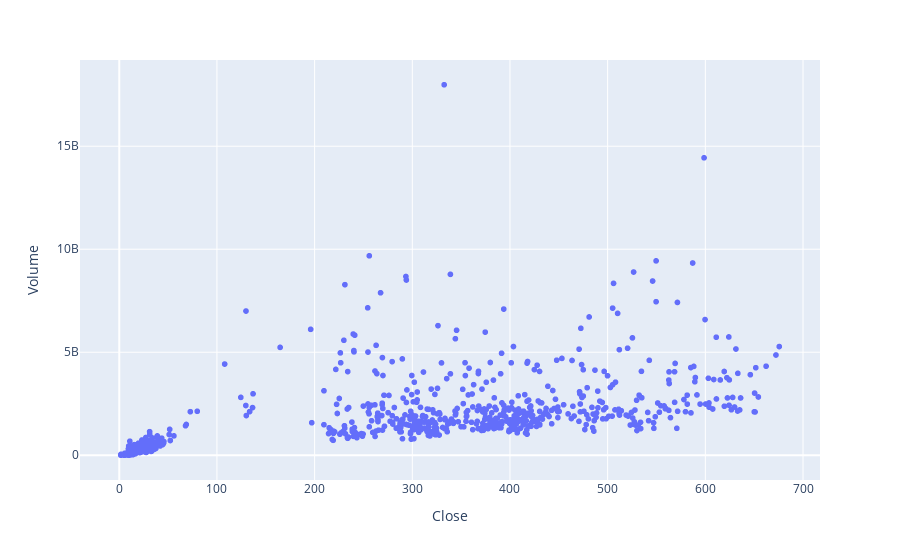

The cell this chart's notebook holds for it:
### Code cell
# ¿Qué tanto se comercia (volumen) cuando el precio de BNB sube o baja?
fig = px.scatter(bnb_data, x="Close", y="Volume")
fig.show()

### Figure 1 — Plotly figure (JSON) as saved in the notebook; plotly's stock layout.template omitted (floating-point values rounded to 4 significant figures; data arrays with more than 128 entries replaced by an {"elided": "..."} marker saying what was removed)
{"data": [{"hovertemplate": "Close=%{x}<br>Volume=%{y}<extra></extra>", "legendgroup": "", "marker": {"color": "#636efa", "symbol": "circle"}, "mode": "markers", "name": "", "showlegend": false, "type": "scattergl", "x": {"elided": "1748 float values"}, "xaxis": "x", "y": {"elided": "1748 float values"}, "yaxis": "y"}], "layout": {"legend": {"tracegroupgap": 0}, "margin": {"t": 60}, "xaxis": {"anchor": "y", "domain": [0, 1], "title": {"text": "Close"}}, "yaxis": {"anchor": "x", "domain": [0, 1], "title": {"text": "Volume"}}}}
